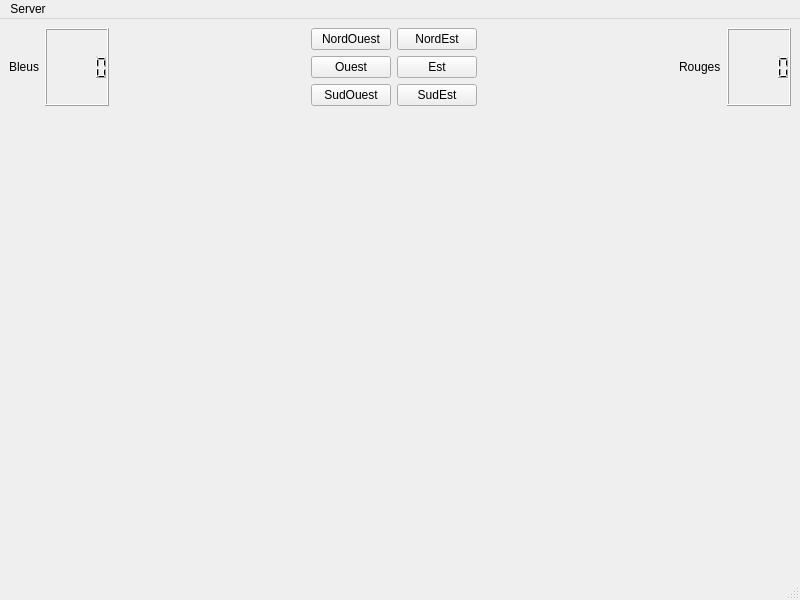
<?xml version="1.0" encoding="UTF-8"?>
<ui version="4.0">
 <class>MainWindow</class>
 <widget class="QMainWindow" name="MainWindow">
  <property name="geometry">
   <rect>
    <x>0</x>
    <y>0</y>
    <width>800</width>
    <height>600</height>
   </rect>
  </property>
  <property name="windowTitle">
   <string>Abalone</string>
  </property>
  <widget class="QWidget" name="centralwidget">
   <layout class="QVBoxLayout" name="verticalLayout_2">
    <item>
     <layout class="QVBoxLayout" name="verticalLayout">
      <item>
       <layout class="QHBoxLayout" name="horizontalLayout">
        <item>
         <widget class="QLabel" name="labelAdversaire">
          <property name="text">
           <string>Bleus</string>
          </property>
         </widget>
        </item>
        <item>
         <widget class="QLCDNumber" name="lcdNumberBleu"/>
        </item>
        <item>
         <spacer name="horizontalSpacer">
          <property name="orientation">
           <enum>Qt::Horizontal</enum>
          </property>
          <property name="sizeHint" stdset="0">
           <size>
            <width>40</width>
            <height>20</height>
           </size>
          </property>
         </spacer>
        </item>
        <item>
         <layout class="QGridLayout" name="gridLayout">
          <item row="2" column="1">
           <widget class="BoutonDirection" name="pushButtonSE">
            <property name="text">
             <string>SudEst</string>
            </property>
           </widget>
          </item>
          <item row="1" column="1">
           <widget class="BoutonDirection" name="pushButtonE">
            <property name="text">
             <string>Est</string>
            </property>
           </widget>
          </item>
          <item row="2" column="0">
           <widget class="BoutonDirection" name="pushButtonSO">
            <property name="text">
             <string>SudOuest</string>
            </property>
           </widget>
          </item>
          <item row="0" column="1">
           <widget class="BoutonDirection" name="pushButtonNE">
            <property name="text">
             <string>NordEst</string>
            </property>
           </widget>
          </item>
          <item row="1" column="0">
           <widget class="BoutonDirection" name="pushButtonO">
            <property name="text">
             <string>Ouest</string>
            </property>
           </widget>
          </item>
          <item row="0" column="0">
           <widget class="BoutonDirection" name="pushButtonNO">
            <property name="text">
             <string>NordOuest</string>
            </property>
           </widget>
          </item>
         </layout>
        </item>
        <item>
         <spacer name="horizontalSpacer_2">
          <property name="orientation">
           <enum>Qt::Horizontal</enum>
          </property>
          <property name="sizeHint" stdset="0">
           <size>
            <width>40</width>
            <height>20</height>
           </size>
          </property>
         </spacer>
        </item>
        <item>
         <widget class="QLabel" name="labelMoi">
          <property name="text">
           <string>Rouges</string>
          </property>
         </widget>
        </item>
        <item>
         <widget class="QLCDNumber" name="lcdNumberRouge"/>
        </item>
       </layout>
      </item>
      <item>
       <spacer name="verticalSpacer">
        <property name="orientation">
         <enum>Qt::Vertical</enum>
        </property>
        <property name="sizeHint" stdset="0">
         <size>
          <width>20</width>
          <height>40</height>
         </size>
        </property>
       </spacer>
      </item>
     </layout>
    </item>
   </layout>
  </widget>
  <widget class="QMenuBar" name="menubar">
   <property name="geometry">
    <rect>
     <x>0</x>
     <y>0</y>
     <width>800</width>
     <height>20</height>
    </rect>
   </property>
   <widget class="QMenu" name="menuServer">
    <property name="title">
     <string>Server</string>
    </property>
    <addaction name="actionOpen"/>
    <addaction name="actionRejoindre"/>
   </widget>
   <addaction name="menuServer"/>
  </widget>
  <widget class="QStatusBar" name="statusbar"/>
  <action name="actionOpen">
   <property name="text">
    <string>Heberger</string>
   </property>
  </action>
  <action name="actionRejoindre">
   <property name="text">
    <string>Rejoindre</string>
   </property>
  </action>
 </widget>
 <customwidgets>
  <customwidget>
   <class>BoutonDirection</class>
   <extends>QPushButton</extends>
   <header>boutondirection.h</header>
  </customwidget>
 </customwidgets>
 <resources/>
 <connections/>
</ui>
